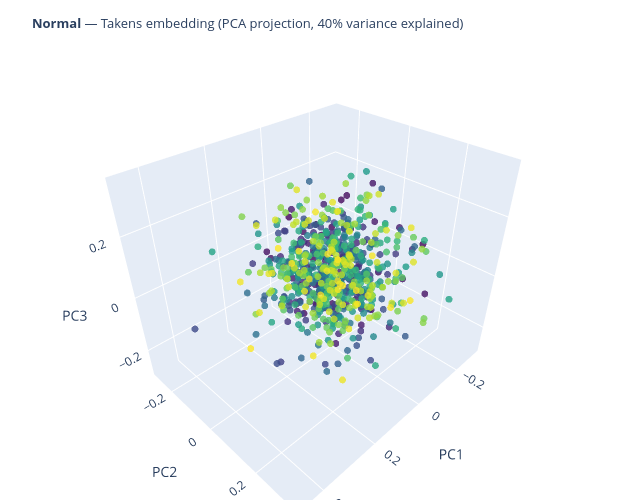
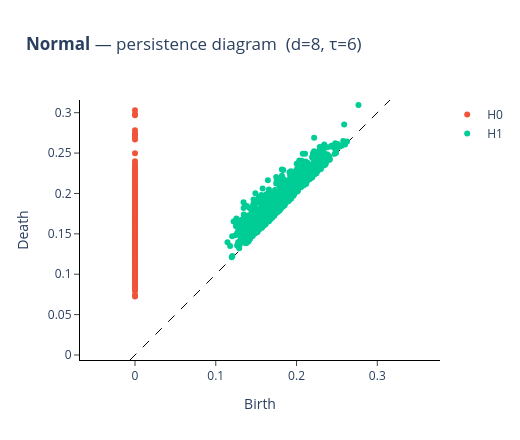
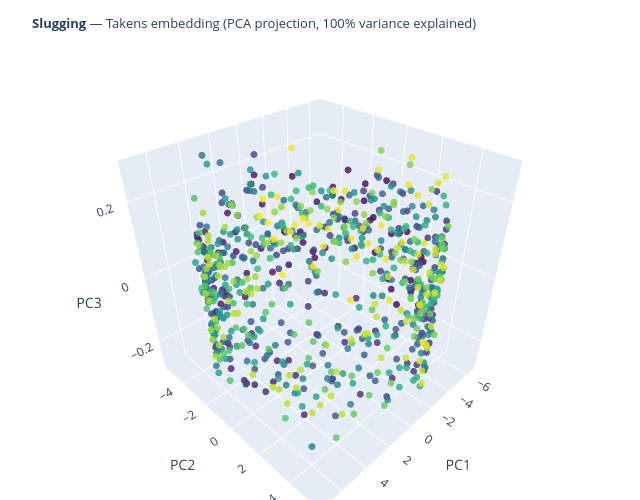
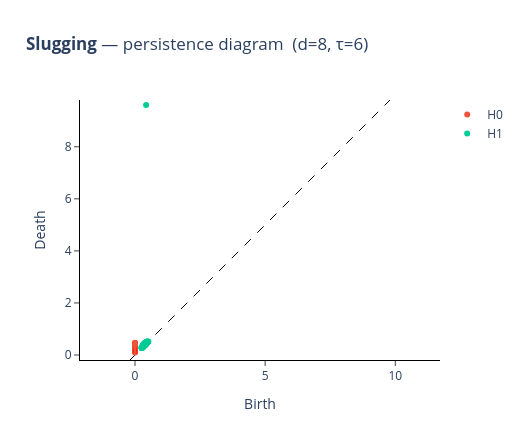

Write notebook code for charts like these, in order.
### Markdown cell above
## 3. Compute L₁ spectra for prototypes

For each prototype:
1. Takens-embed (d=8, τ=6).
2. Compute the persistence diagram with **Giotto-TDA**.
3. Select ε = midpoint of the most persistent H₁ bar.
4. Build the Vietoris–Rips complex and boundary matrices.
5. Compute the 20 smallest eigenvalues of L₁ with ARPACK.

We also **cross-check β₁** against GUDHI's simplex tree filtration as a numerical
sanity check.

### Code cell
from gtda.plotting import plot_point_cloud
from sklearn.decomposition import PCA as _PCA

_dim, _tau = 8, 6
_te  = TakensEmbedding(time_delay=_tau, dimension=_dim)
_vrp = VietorisRipsPersistence(homology_dimensions=[0, 1], infinity_values=100.0)

for name, sig in prototype.items():
    # ── Takens embedding ──────────────────────────────────────────────────────
    cloud = _te.fit_transform(sig.reshape(1, -1))[0]   # shape (n_pts, 8)

    # ── 1. Interactive 3D point cloud (PCA to 3D) ─────────────────────────────
    pca    = _PCA(n_components=3)
    cloud3 = pca.fit_transform(cloud)                  # shape (n_pts, 3)
    var    = pca.explained_variance_ratio_.sum()

    fig_pc = plot_point_cloud(cloud3)
    fig_pc.update_layout(
        title=dict(
            text=f"<b>{name.capitalize()}</b> — Takens embedding "
                 f"(PCA projection, {var:.0%} variance explained)",
            font=dict(size=13),
        ),
        scene=dict(xaxis_title="PC1", yaxis_title="PC2", zaxis_title="PC3"),
        margin=dict(l=0, r=0, t=55, b=0),
        width=640, height=500,
    )
    fig_pc.show()

    # ── 2. Persistence diagram (giotto-tda VRP) ────────────────────────────────
    # fit_transform returns the diagrams array; plot() returns the Figure
    _diag  = _vrp.fit_transform(cloud[np.newaxis])
    fig_pd = _vrp.plot(
        _diag,
        sample=0,
        plotly_params={
            "layout": {
                "title": f"<b>{name.capitalize()}</b> — persistence diagram  "
                         f"(d={_dim}, τ={_tau})",
                "width": 520, "height": 440,
            }
        },
    )
    fig_pd.show()

    plt.tight_layout()
    plt.show()

### Figure 1 — Plotly figure (JSON) as saved in the notebook; plotly's stock layout.template omitted (floating-point values rounded to 4 significant figures; data arrays with more than 128 entries replaced by an {"elided": "..."} marker saying what was removed)
{"data": [{"marker": {"color": {"elided": "758 int values"}, "colorscale": [[0, "#440154"], [0.1111, "#482878"], [0.2222, "#3e4989"], [0.3333, "#31688e"], [0.4444, "#26828e"], [0.5556, "#1f9e89"], [0.6667, "#35b779"], [0.7778, "#6ece58"], [0.8889, "#b5de2b"], [1, "#fde725"]], "opacity": 0.8, "size": 4}, "mode": "markers", "type": "scatter3d", "x": {"elided": "758 float values"}, "y": {"elided": "758 float values"}, "z": {"elided": "758 float values"}}], "layout": {"height": 500, "margin": {"b": 0, "l": 0, "r": 0, "t": 55}, "scene": {"xaxis": {"exponentformat": "e", "showexponent": "all", "title": {"text": "PC1"}, "type": "linear"}, "yaxis": {"exponentformat": "e", "showexponent": "all", "title": {"text": "PC2"}, "type": "linear"}, "zaxis": {"exponentformat": "e", "showexponent": "all", "title": {"text": "PC3"}, "type": "linear"}}, "title": {"font": {"size": 13}, "text": "<b>Normal</b> — Takens embedding (PCA projection, 40% variance explained)"}, "width": 640}}

### Figure 2 — Plotly figure (JSON) as saved in the notebook; plotly's stock layout.template omitted (floating-point values rounded to 4 significant figures; data arrays with more than 128 entries replaced by an {"elided": "..."} marker saying what was removed)
{"data": [{"hoverinfo": "none", "line": {"color": "black", "dash": "dash", "width": 1}, "mode": "lines", "showlegend": false, "type": "scatter", "x": [-0.00619, 0.3157], "y": [-0.00619, 0.3157]}, {"hoverinfo": "text", "hovertext": {"elided": "757 str values"}, "mode": "markers", "name": "H0", "type": "scatter", "x": {"elided": "757 float values"}, "y": {"elided": "757 float values"}}, {"hoverinfo": "text", "hovertext": {"elided": "893 str values"}, "mode": "markers", "name": "H1", "type": "scatter", "x": {"elided": "893 float values"}, "y": {"elided": "893 float values"}}], "layout": {"height": 440, "plot_bgcolor": "white", "title": {"text": "<b>Normal</b> — persistence diagram  (d=8, τ=6)"}, "width": 520, "xaxis": {"autorange": false, "exponentformat": "e", "linecolor": "black", "linewidth": 1, "mirror": false, "range": [-0.00619, 0.3157], "showexponent": "all", "showline": true, "side": "bottom", "ticks": "outside", "title": {"text": "Birth"}, "type": "linear", "zeroline": true}, "yaxis": {"autorange": false, "exponentformat": "e", "linecolor": "black", "linewidth": 1, "mirror": false, "range": [-0.00619, 0.3157], "scaleanchor": "x", "scaleratio": 1, "showexponent": "all", "showline": true, "side": "left", "ticks": "outside", "title": {"text": "Death"}, "type": "linear", "zeroline": true}}}

### Figure 3 — Plotly figure (JSON) as saved in the notebook; plotly's stock layout.template omitted (floating-point values rounded to 4 significant figures; data arrays with more than 128 entries replaced by an {"elided": "..."} marker saying what was removed)
{"data": [{"marker": {"color": {"elided": "758 int values"}, "colorscale": [[0, "#440154"], [0.1111, "#482878"], [0.2222, "#3e4989"], [0.3333, "#31688e"], [0.4444, "#26828e"], [0.5556, "#1f9e89"], [0.6667, "#35b779"], [0.7778, "#6ece58"], [0.8889, "#b5de2b"], [1, "#fde725"]], "opacity": 0.8, "size": 4}, "mode": "markers", "type": "scatter3d", "x": {"elided": "758 float values"}, "y": {"elided": "758 float values"}, "z": {"elided": "758 float values"}}], "layout": {"height": 500, "margin": {"b": 0, "l": 0, "r": 0, "t": 55}, "scene": {"xaxis": {"exponentformat": "e", "showexponent": "all", "title": {"text": "PC1"}, "type": "linear"}, "yaxis": {"exponentformat": "e", "showexponent": "all", "title": {"text": "PC2"}, "type": "linear"}, "zaxis": {"exponentformat": "e", "showexponent": "all", "title": {"text": "PC3"}, "type": "linear"}}, "title": {"font": {"size": 13}, "text": "<b>Slugging</b> — Takens embedding (PCA projection, 100% variance explained)"}, "width": 640}}

### Figure 4 — Plotly figure (JSON) as saved in the notebook; plotly's stock layout.template omitted (floating-point values rounded to 4 significant figures; data arrays with more than 128 entries replaced by an {"elided": "..."} marker saying what was removed)
{"data": [{"hoverinfo": "none", "line": {"color": "black", "dash": "dash", "width": 1}, "mode": "lines", "showlegend": false, "type": "scatter", "x": [-0.1921, 9.797], "y": [-0.1921, 9.797]}, {"hoverinfo": "text", "hovertext": {"elided": "757 str values"}, "mode": "markers", "name": "H0", "type": "scatter", "x": {"elided": "757 float values"}, "y": {"elided": "757 float values"}}, {"hoverinfo": "text", "hovertext": {"elided": "225 str values"}, "mode": "markers", "name": "H1", "type": "scatter", "x": {"elided": "225 float values"}, "y": {"elided": "225 float values"}}], "layout": {"height": 440, "plot_bgcolor": "white", "title": {"text": "<b>Slugging</b> — persistence diagram  (d=8, τ=6)"}, "width": 520, "xaxis": {"autorange": false, "exponentformat": "e", "linecolor": "black", "linewidth": 1, "mirror": false, "range": [-0.1921, 9.797], "showexponent": "all", "showline": true, "side": "bottom", "ticks": "outside", "title": {"text": "Birth"}, "type": "linear", "zeroline": true}, "yaxis": {"autorange": false, "exponentformat": "e", "linecolor": "black", "linewidth": 1, "mirror": false, "range": [-0.1921, 9.797], "scaleanchor": "x", "scaleratio": 1, "showexponent": "all", "showline": true, "side": "left", "ticks": "outside", "title": {"text": "Death"}, "type": "linear", "zeroline": true}}}
